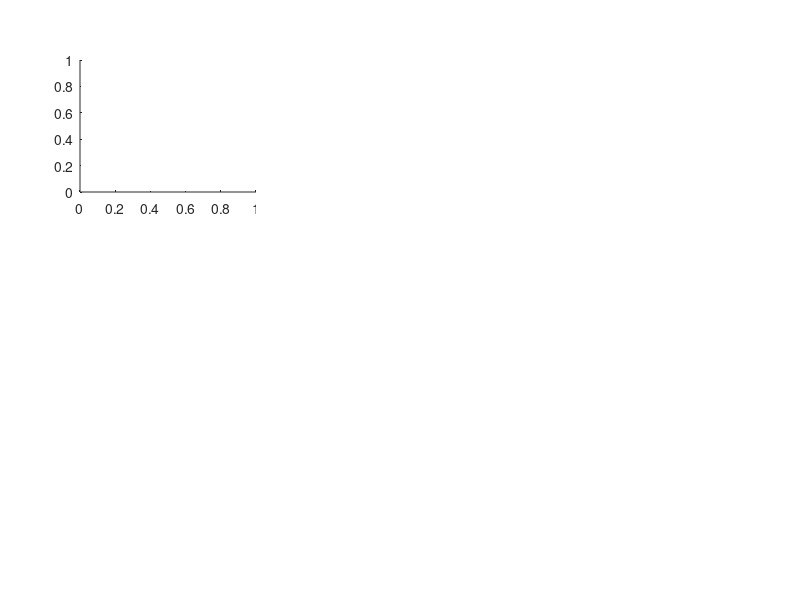

The MATLAB script that drew this image: (Note: this script raises an error after producing the figure.)
% This program requires allSubjectData obtained by running analyseAllData.m
% OR the line noise corrected version. 

% analyseAllData;
%analyseAllDataNoiseFiltered;
clearvars -except allSubjectData allSubjectDataNoiseFiltered;

exampleSubjectID = 1;

%% subplot positions
fig1Pos = [0.1 (1-0.1-0.22) 0.22 0.22];
fig2Pos = [(0.1+0.22+0.01) (1-0.1-0.22) 0.22 0.22];
fig3Pos = [0.1 (1-0.1-0.22 - 0.01 - 0.22) 0.22 0.22];
fig4Pos = [(0.1+0.22+0.01) (1-0.1-0.22 - 0.01 - 0.22) 0.22 0.22];
fig5Pos = [0.1 (1-0.1-0.22 - 0.01 - 0.22 - 0.08 -0.25) 0.22 0.25];
fig6Pos = [(0.1+0.22+0.01) (1-0.1-0.22 - 0.01 - 0.22 - 0.08 -0.25) 0.22 0.25];
fig7Pos = [(0.1+0.22+0.01 + 0.1 +0.22) (1-0.07-0.16) 0.22 0.16];
fig8Pos = [(0.1+0.22+0.01 + 0.1 +0.22) (1-0.07-0.16 -0.165) 0.22 0.16];
fig9Pos = [(0.1+0.22+0.01 + 0.1 +0.22) (1-0.07-0.16 -0.165 -0.165) 0.22 0.16];
fig10Pos = [(0.1+0.22+0.01 + 0.1 +0.22) (1-0.1-0.22 - 0.01 - 0.22 - 0.08 -0.25) 0.22 0.25];


%% Figure 2 from the main manuscript

fig = figure('Position',[268.3333,41.6667,748.6667,599.3333]);

%sgtitle('Example Subject');


fig1 = subplot('Position',fig1Pos);
OBCIerp = mean(allSubjectDataNoiseFiltered(exampleSubjectID).allProtocolsData(3).bipolarAnalysis.erpBipolar,1);
timeVals = allSubjectDataNoiseFiltered(exampleSubjectID).allProtocolsData(3).bipolarAnalysis.timeVals;
plot(fig1,timeVals, OBCIerp, 'linewidth', 1.0, 'color', 'k');
hold on
ylimits = ylim;
xlim([-0.5 1.5]);
ylabel('ERP (\muV)');
xticks([]);
x = [0 1 1 0];
y = [ylimits(1) ylimits(1) ylimits(2) ylimits(2)];
s = fill(x, y, 'red', 'FaceAlpha', 0.2,'EdgeAlpha',0);
s.FaceColor = 'k';
title('OpenBCI');


fig2 = subplot('Position',fig2Pos);
BPerp = mean(allSubjectDataNoiseFiltered(exampleSubjectID).allProtocolsData(6).bipolarAnalysis.erpBipolar,1);
timeVals = allSubjectDataNoiseFiltered(exampleSubjectID).allProtocolsData(6).bipolarAnalysis.timeVals;
plot(fig2,timeVals, -1 * BPerp, 'linewidth', 1.0, 'color', 'k');
hold on
ylim([ylimits]);
yticks([]);
xticks([]);
xlim([-0.5 1.5]);
x = [0 1 1 0];
y = [ylimits(1) ylimits(1) ylimits(2) ylimits(2)];
s = fill(x, y,'red', 'FaceAlpha', 0.2,'EdgeAlpha',0);
s.FaceColor = 'k';
title('BrainProducts');


fig3 = subplot('Position', fig3Pos);
OBCIdiffTF = allSubjectDataNoiseFiltered(exampleSubjectID).allProtocolsData(3).bipolarAnalysis.diffTFPowerDB;
timeValsTF = allSubjectDataNoiseFiltered(exampleSubjectID).allProtocolsData(3).bipolarAnalysis.timeValsTFBipolar;
freqValsTF = allSubjectDataNoiseFiltered(exampleSubjectID).allProtocolsData(3).bipolarAnalysis.freqValsTFBipolar;
surf = pcolor(fig3, timeValsTF, freqValsTF, OBCIdiffTF');
hold on
surf.FaceColor = 'interp';
surf.EdgeAlpha = 0;
colormap('magma');
caxis(fig3, [-4.0 4]);
ylimits = ylim;
xlim([-0.5 1.5]);
xticks([0 1]);
line([0 0], [ylimits(1) ylimits(2)], 'linestyle', '--', 'color', 'k');
line([1 1], [ylimits(1) ylimits(2)], 'linestyle', '--', 'color', 'k');
xlabel('Time');
ylabel('Frequency');



fig4 = subplot('Position', fig4Pos);
BPdiffTF = allSubjectDataNoiseFiltered(exampleSubjectID).allProtocolsData(6).bipolarAnalysis.diffTFPowerDB;
surf = pcolor(fig4, timeValsTF, freqValsTF, BPdiffTF');
hold on
surf.FaceColor = 'interp';
surf.EdgeAlpha = 0;
colormap('magma');
caxis(fig4, [-4.0 4]);
%colorbar('Location','eastoutside')
ylimits = ylim;
xlim([-0.5 1.5]);
yticks([]);
xticks([0 1]);
line([0 0], [ylimits(1) ylimits(2)], 'linestyle', '--', 'color', 'k');
line([1 1], [ylimits(1) ylimits(2)], 'linestyle', '--', 'color', 'k');


fig5 = subplot('Position',fig5Pos);
OBCIpowerbl = allSubjectDataNoiseFiltered(exampleSubjectID).allProtocolsData(3).bipolarAnalysis.blPowerVsFreqBipolar;
OBCIpowerst = allSubjectDataNoiseFiltered(exampleSubjectID).allProtocolsData(3).bipolarAnalysis.stPowerVsFreqBipolar;
OBCIpowerbl = mean(mean(log10(OBCIpowerbl),3),1);
OBCIpowerst = mean(mean(log10(OBCIpowerst),3),1);
freqVals = allSubjectDataNoiseFiltered(exampleSubjectID).allProtocolsData(3).bipolarAnalysis.freqValsBipolar;
plot(fig5, freqVals, OBCIpowerbl,'linewidth',1.0,'color','k');
hold on
plot(fig5, freqVals, OBCIpowerst,'linewidth',1.0,'color','red');
xlabel('Frequency (Hz)');
ylabel('log10 Power (\muV ^2)');
xlim([0 80]);
ylim([-3 1.0]);
ylimits = ylim;
y = [ylimits(1) ylimits(1) ylimits(2) ylimits(2)];
s = fill([[8 13] fliplr([8 13])], y, 'red', 'FaceAlpha', 0.2,'EdgeAlpha',0);
s.FaceColor = '#780046';
s = fill([[20 34] fliplr([20 34])], y, 'red', 'FaceAlpha', 0.2,'EdgeAlpha',0);
s.FaceColor = '#096301';
s = fill([[35 66] fliplr([35 66])], y, 'red', 'FaceAlpha', 0.2,'EdgeAlpha',0);
s.FaceColor = '#633a01';


fig6 = subplot('Position',fig6Pos);
BPpowerbl = allSubjectDataNoiseFiltered(exampleSubjectID).allProtocolsData(6).bipolarAnalysis.blPowerVsFreqBipolar;
BPpowerst = allSubjectDataNoiseFiltered(exampleSubjectID).allProtocolsData(6).bipolarAnalysis.stPowerVsFreqBipolar;
BPpowerbl = mean(mean(log10(BPpowerbl),3),1);
BPpowerst = mean(mean(log10(BPpowerst),3),1);
freqVals = allSubjectDataNoiseFiltered(exampleSubjectID).allProtocolsData(6).bipolarAnalysis.freqValsBipolar;
plot(fig6, freqVals, BPpowerbl,'linewidth',1.0,'color','k');
hold on
plot(fig6, freqVals, BPpowerst,'linewidth',1.0,'color','red');
xlim([0 80]);
ylim([-3 1.0]);
yticks([]);
ylimits = ylim;
y = [ylimits(1) ylimits(1) ylimits(2) ylimits(2)];
s = fill([[8 13] fliplr([8 13])], y, 'red', 'FaceAlpha', 0.2,'EdgeAlpha',0);
s.FaceColor = '#780046';
s = fill([[20 34] fliplr([20 34])], y, 'red', 'FaceAlpha', 0.2,'EdgeAlpha',0);
s.FaceColor = '#096301';
s = fill([[35 66] fliplr([35 66])], y, 'red', 'FaceAlpha', 0.2,'EdgeAlpha',0);
s.FaceColor = '#633a01';
legend(fig6,'BL','ST','location','northeast','linewidth',0.2);


alphaRange = [8 13];
slowGammaRange = [20 34];
fastGammaRange = [35 66];

timeValsTF = allSubjectDataNoiseFiltered(exampleSubjectID).allProtocolsData(3).bipolarAnalysis.timeValsTFBipolar;
freqValsTF = allSubjectDataNoiseFiltered(exampleSubjectID).allProtocolsData(3).bipolarAnalysis.freqValsTFBipolar;
diffTFBP = allSubjectDataNoiseFiltered(exampleSubjectID).allProtocolsData(6).bipolarAnalysis.diffTFPowerDB;
diffTFOBCI = allSubjectDataNoiseFiltered(exampleSubjectID).allProtocolsData(3).bipolarAnalysis.diffTFPowerDB;
alphaPowerBP = squeeze(mean(diffTFBP(:, and(freqValsTF <= alphaRange(2), freqValsTF >= alphaRange(1))), 2));
gammaPower1BP = squeeze(mean(diffTFBP(:, and(freqValsTF <= slowGammaRange(2), freqValsTF >= slowGammaRange(1))), 2));
gammaPower2BP = squeeze(mean(diffTFBP(:, and(freqValsTF <= fastGammaRange(2), freqValsTF >= fastGammaRange(1))), 2));
alphaPowerOBCI = squeeze(mean(diffTFOBCI(:, and(freqValsTF <= alphaRange(2), freqValsTF >= alphaRange(1))), 2));
gammaPower1OBCI = squeeze(mean(diffTFOBCI(:, and(freqValsTF <= slowGammaRange(2), freqValsTF >= slowGammaRange(1))), 2));
gammaPower2OBCI = squeeze(mean(diffTFOBCI(:, and(freqValsTF <= fastGammaRange(2), freqValsTF >= fastGammaRange(1))), 2));

fig7 = subplot('Position',fig7Pos);
plot(fig7, timeValsTF, alphaPowerOBCI, 'color', 'red','linewidth',1.0);
hold(fig7, 'on');
plot(fig7, timeValsTF, alphaPowerBP, 'color', 'black','linewidth',1.0);
xlim(fig7, [-0.5 1.5]);
ylim((fig7), [-3 3]);
ylimits = ylim(fig7);
x = [0 1 1 0];
y = [ylimits(1) ylimits(1) ylimits(2) ylimits(2)];
s = fill(fig7, x, y, 'red', 'FaceAlpha', 0.2,'EdgeAlpha',0);
s.FaceColor = 'k';
xticks([]);
yticks([-2 0 2]);
title('Change in Band Power (dB)')
ylabel('alpha');

fig8 = subplot('Position',fig8Pos);
plot(fig8, timeValsTF, gammaPower1OBCI, 'color', 'red','linewidth',1.0);
hold(fig8, 'on');
plot(fig8, timeValsTF, gammaPower1BP, 'color', 'black','linewidth',1.0);
xlim(fig8, [-0.5 1.5]);
ylim((fig8), [-3 3]);
ylimits = ylim(fig8);
x = [0 1 1 0];
y = [ylimits(1) ylimits(1) ylimits(2) ylimits(2)];
s = fill(fig8, x, y, 'red', 'FaceAlpha', 0.2,'EdgeAlpha',0);
s.FaceColor = 'k';
xticks([]);
yticks([-2 0 2]);
ylabel('slowGamma');


fig9 = subplot('Position',fig9Pos);
plot(fig9, timeValsTF, gammaPower2OBCI, 'color', 'red','linewidth',1.0);
hold(fig9, 'on');
plot(fig9, timeValsTF, gammaPower2BP, 'color', 'black','linewidth',1.0);
xlim(fig9, [-0.5 1.5]);
ylim((fig9), [-3 3]);
ylimits = ylim(fig9);
x = [0 1 1 0];
y = [ylimits(1) ylimits(1) ylimits(2) ylimits(2)];
s = fill(fig9, x, y, 'red', 'FaceAlpha', 0.2,'EdgeAlpha',0);
s.FaceColor = 'k';
xticks([0 1]);
yticks([-2 0 2]);
ylabel('fastGamma');
legend(fig9,'OBCI','BP','location','northeast');

fig10 = subplot('Position',fig10Pos);
stPowerOBCI = allSubjectDataNoiseFiltered(exampleSubjectID).allProtocolsData(3).bipolarAnalysis.stPowerVsFreqBipolar;
blPowerOBCI = allSubjectDataNoiseFiltered(exampleSubjectID).allProtocolsData(3).bipolarAnalysis.blPowerVsFreqBipolar;
stPowerBP = allSubjectDataNoiseFiltered(exampleSubjectID).allProtocolsData(6).bipolarAnalysis.stPowerVsFreqBipolar;
blPowerBP = allSubjectDataNoiseFiltered(exampleSubjectID).allProtocolsData(6).bipolarAnalysis.blPowerVsFreqBipolar;
freqVals = allSubjectDataNoiseFiltered(exampleSubjectID).allProtocolsData(3).bipolarAnalysis.freqValsBipolar;

deltaPOBCI = 10*(mean(mean(log10(stPowerOBCI),3),1) - mean(mean(log10(blPowerOBCI),3),1));
deltaPBP = 10*(mean(mean(log10(stPowerBP),3),1) - mean(mean(log10(blPowerBP),3),1));

plot(fig10,freqVals',deltaPOBCI,'color','red','linewidth',1.0,'HandleVisibility','off');
hold on;
plot(fig10,freqVals',deltaPBP,'color','black','linewidth',1.0,'HandleVisibility','off');
xlim([0 80]);
xlabel('Frequency (Hz)');
ylabel('Change in Power (dB)');
ylimits = ylim(fig10);
y = [ylimits(1) ylimits(1) ylimits(2) ylimits(2)];
s = fill([[8 13] fliplr([8 13])], y, 'red', 'FaceAlpha', 0.2,'EdgeAlpha',0);
s.FaceColor = '#780046';
s = fill([[20 34] fliplr([20 34])], y, 'red', 'FaceAlpha', 0.2,'EdgeAlpha',0);
s.FaceColor = '#096301';
s = fill([[35 66] fliplr([35 66])], y, 'red', 'FaceAlpha', 0.2,'EdgeAlpha',0);
s.FaceColor = '#633a01';
legend(fig10,'alpha','slowGamma','fastGamma');
